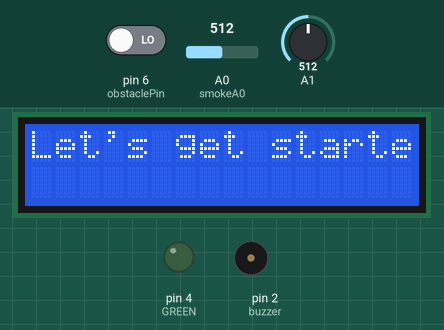
Simulated run of this sketch. Board: Arduino Uno, built with avr-gcc and run on an emulated ATmega328P. Parts: 16×2 character LCD, output pins drawn as LEDs (lit = HIGH), buzzer (waves = sounding). Inputs (shaded band) come from the test bench; at power-on: A0 (smokeA0) = 512, A1 = 512, pin 6 (obstaclePin) LOW. What the sketch prints to the serial monitor is not drawn.

Above: at 3.2 s.
3.3 s: A0 (smokeA0) set to 213
8.1 s: A0 (smokeA0) set to 184
18.5 s: A1 set to 486
At 20.6 s:
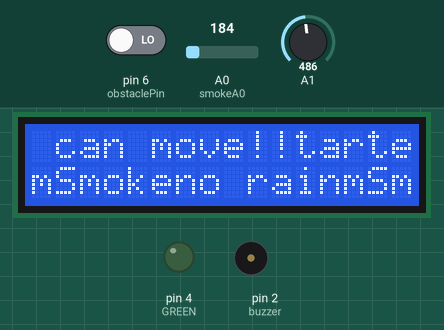
37.7 s: pin 6 (obstaclePin) driven HIGH
At 38.4 s:
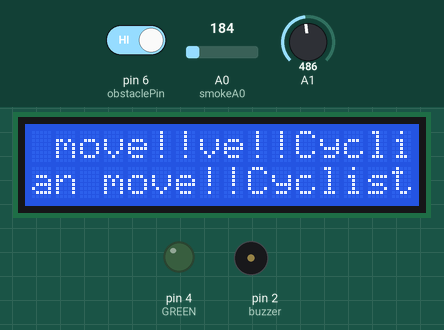
45.6 s: A0 (smokeA0) set to 210
At 46.4 s:
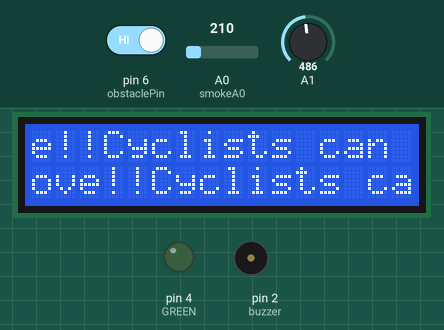
50.4 s: A1 set to 510
At 56.1 s:
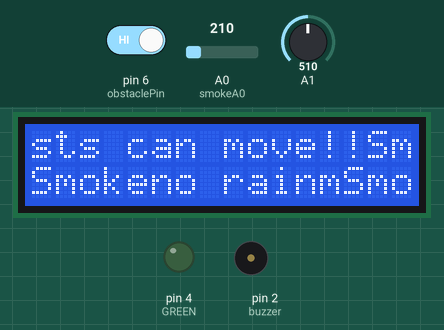
Timing chart, 0 to 58.1 s (numbered marks = the images above; inputs shaded):
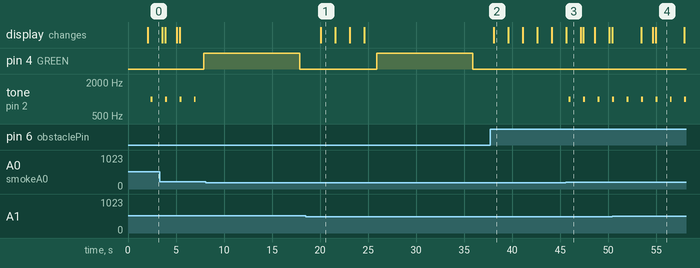

The sketch:

final.ino
```cpp
#include <LiquidCrystal.h>
int smokeA0=A0;
int buzzer =2;
float sensorValue;
int obstaclePin = 6;
int hasObstacle = LOW;
int DELAY_GREEN = 10000;
int DELAY_YELLOW = 2000;
int DELAY_RED = 5000;
int YELLOW = 3;
int GREEN=4;
int RED= 5;
int count=0;
 const int rs = 12, en = 11, d4 = 8, d5 = 9, d6 = 10, d7 = 13;
LiquidCrystal lcd(rs, en, d4, d5, d6, d7);
//void setup() {
//int smokeA0=A0;
//int buzzer =11;
//float sensorValue;
void setup() {
  // initialize serial communication at 9600 bits per second:
  //Serial.begin(9600);
  pinMode(buzzer,OUTPUT);
  pinMode(smokeA0,INPUT);
  pinMode(obstaclePin, INPUT);
  pinMode(GREEN, OUTPUT);
  Serial.begin(9600); // sets the serial port to 9600
  //Serial.println("Gas sensor warming up!");
  lcd.begin(16, 2);
  delay(2000); // allow the MQ-6 to warm up
  lcd.print("Let's get started!!!");
  noTone(buzzer);

}
void loop(){
  //int sensorValue = analogRead(A1);
  rain();
  smoke();
  ir();
}

void rain(){
  int sensorValue = analogRead(A1);
  // print out the value you read:
  Serial.println(sensorValue);
   if (sensorValue<500) {
    Serial.println("wet!");
    lcd.print("Cyclists can move!!");
   }
   else{

    Serial.println("dry!");
      lcd.print("no rainm");
   }
//Serial.println(sensorValue);
delay(300);        // delay in between reads for stability
}

void smoke(){
  sensorValue=analogRead(smokeA0);
  Serial.println(sensorValue);
  if(sensorValue > 200)
  {
    Serial.print(" | Smoke detected!");
    lcd.print("Smoke");
       tone(buzzer,1000,200);

  }
  else
  {  noTone(buzzer);


    Serial.print(" | Smoke  not detected!");


  }
  delay(1000); // wait 2s for next reading
}
void ir(){
  hasObstacle = digitalRead(obstaclePin);
  if (hasObstacle == HIGH ) {
 // Serial.println("Path is clear!!")
digitalWrite(GREEN,LOW);
digitalWrite(YELLOW,LOW);
digitalWrite(RED,HIGH);
  }
  else {
     count++;
    Serial.println("Stop something is ahead!!");
      //Serial.println(count);
    if(count>3)
    {
      digitalWrite(RED,LOW);
      digitalWrite(YELLOW,LOW);
      digitalWrite(GREEN, HIGH);
      delay(DELAY_GREEN);


         digitalWrite(GREEN, LOW);
         digitalWrite(RED,LOW);
          digitalWrite(YELLOW, HIGH);
         delay(DELAY_YELLOW);
          count=0;
         // loop();
//         digitalWrite(GREEN,LOW);
//digitalWrite(YELLOW,LOW);
//digitalWrite(RED,HIGH);
}
    //ir2(count);
    }
  delay(200);
}
/*void setup() {
  // put your setup code here, to run once:

}

void loop() {
  // put your main code here, to run repeatedly:

}*/
```

Measured:
- the behaviour switches between 500 and 499 on A1 (found by bisection; images 0 and 1)
- after the input at 18.5 s, the display: changes after 1.6 s (image 1)
- after the input at 37.7 s, pin 4 (GREEN): stays LOW (without the input it goes to HIGH after 6.2 s)
- after the input at 45.6 s, tone on pin 2 (buzzer): alternates 1000 Hz for 0.20 s and silent for 1.3 s, starting after 0.31 s
- by itself, tone on pin 2 (buzzer): alternates 1000 Hz for 0.20 s and silent for 1.3 s
- what the display in image 1 shows lasts 1.5 s, from 20.1 s to 21.6 s
